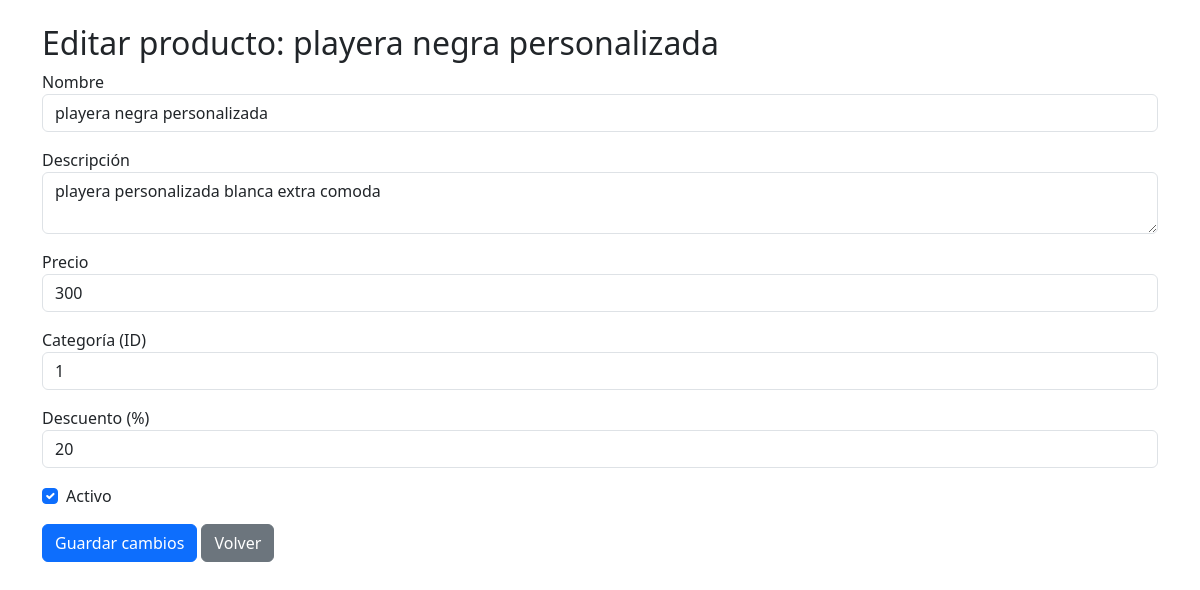
The app's page /admin/editar.php?id=2 with its own data.
### tables this page shows
CREATE TABLE productos (
        id INTEGER PRIMARY KEY AUTOINCREMENT,
        nombre TEXT NOT NULL,
        descrpcion TEXT NOT NULL,
        precio REAL NOT NULL,
        id_categoria INTEGER NOT NULL,
        activo INTEGER NOT NULL,
        descuento INTEGER NOT NULL
    );

### admin/editar.php (the view, shortened to what this page needs)
<?php
$db = new Database();
$con = $db->conectar();
$id = $_GET['id'] ?? null;
if ($id) {
    $sql = $con->prepare("SELECT * FROM productos WHERE id = ?");
    $sql->execute([$id]);
    $producto = $sql->fetch(PDO::FETCH_ASSOC);
} else {
    die("ID inválido.");
}
?>
<!DOCTYPE html>
<html lang="es">
<head>
    <link href="https://cdn.jsdelivr.net/npm/bootstrap@5.3.0/dist/css/bootstrap.min.css" rel="stylesheet">
</head>
<body class="container py-4">
    <h2>Editar producto: <?php echo htmlspecialchars($producto['nombre']); ?></h2>
    <form method="post">
        <div class="mb-3">
            <label>Nombre</label>
            <input type="text" name="nombre" class="form-control" value="<?php echo htmlspecialchars($producto['nombre']); ?>" required>
        </div>
        <div class="mb-3">
            <label>Descripción</label>
            <textarea name="descripcion" class="form-control" required><?php echo htmlspecialchars($producto['descrpcion']); ?></textarea>
        </div>
        <div class="mb-3">
            <label>Precio</label>
            <input type="number" name="precio" step="0.01" class="form-control" value="<?php echo $producto['precio']; ?>" required>
        </div>
        <div class="mb-3">
            <label>Categoría (ID)</label>
            <input type="number" name="categoria" class="form-control" value="<?php echo $producto['id_categoria']; ?>" required>
        </div>
        <div class="mb-3">
            <label>Descuento (%)</label>
            <input type="number" name="descuento" class="form-control" value="<?php echo $producto['descuento']; ?>" min="0" max="100">
        </div>
        <div class="form-check mb-3">
            <input type="checkbox" name="activo" class="form-check-input" id="activo" <?php if ($producto['activo']) echo "checked"; ?>>
            <label for="activo" class="form-check-label">Activo</label>
        </div>
        <button class="btn btn-primary" type="submit">Guardar cambios</button>
        <a href="visualizar.php" class="btn btn-secondary">Volver</a>
    </form>
</body>
</html>

### records on screen
productos: nombre "playera negra personalizada", descripcion "playera personalizada blanca extra comoda", precio "300", categoria "1", descuento "20", activo "☑"
